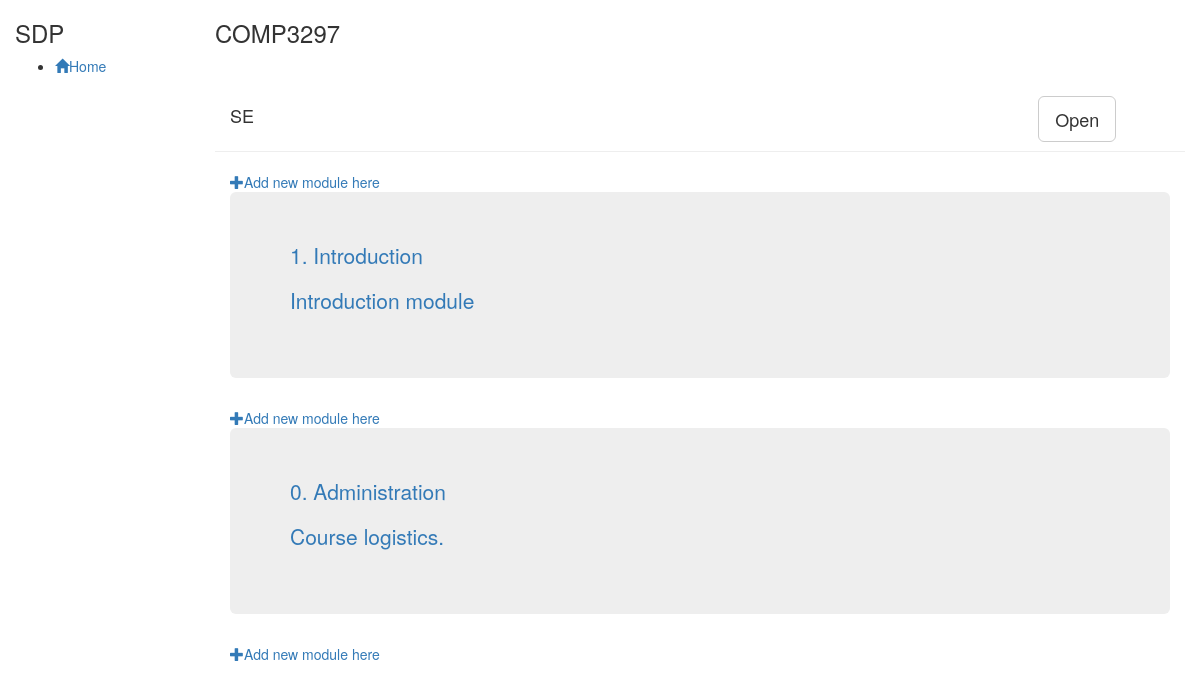
Before: /Instructor/1/1 (signed in) with the older database file.
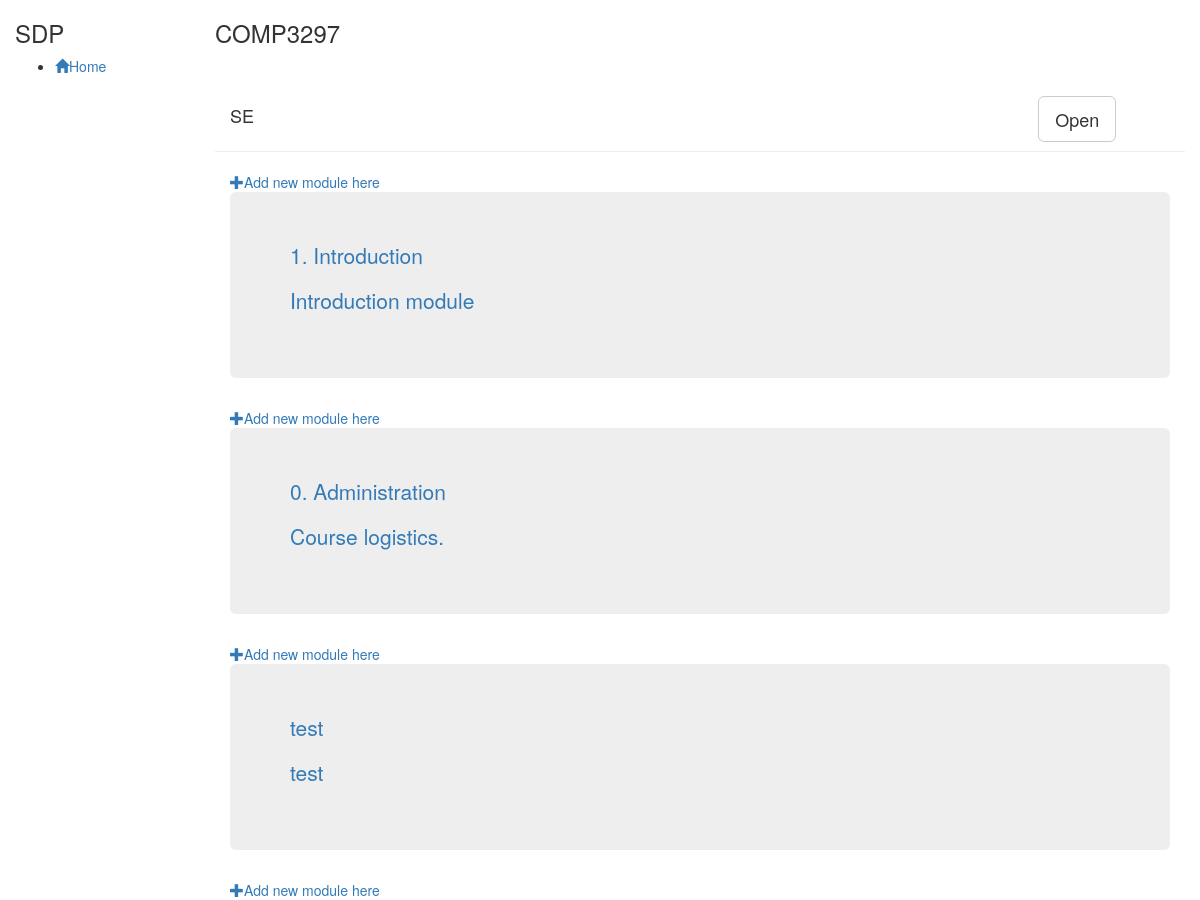
After: the same page with the newer database file.
### general/models.py (models this page shows, shortened)
class Module(models.Model):
    name = models.CharField(max_length=200)
    description = models.TextField()
    course = models.ForeignKey(Course,on_delete=models.CASCADE)
    index = models.IntegerField()

### general/views/instructor.py (the view)
@login_required
def coursePage(request,instructorID,courseID):
    if authenticate.roleCheck(request.user,"Instructor",instructorID):
        instructor=Instructor.objects.get(id=instructorID)
        if int(courseID) in list(map((lambda x:x.id),instructor.getAllCourses())):
            course = Course.objects.get(id=courseID)
            modules = course.module_set.all()
            return render(request,"general/developCourse.html",{'course':course,'modules':modules})
        else:
            print(courseID,"not in ",list(map((lambda x:x.id),instructor.getAllCourses())))
    logout(request)
    return redirect("coursePage",instructorID,courseID)

### general/models.py (called while the page is built)
    def getAllCourses(self):
        return self.course_set.all()

### general/views/authenticate.py (called while the page is built)
def roleCheck(user,role,passedID):
    if role not in list(map((lambda x:x.name),user.groups.all())):
        print(role,"not in ", user.groups.all())
        return False
    targetUser = eval(role).objects.get(_user=user)
    if int(targetUser.id)!=int(passedID):
        print("user id: ",targetUser.id, "id passed in: ",passedID)
        return False
    return True

### general/templates/general/developCourse.html (shortened to what this page needs)
<!DOCTYPE html>
<html lang="en">
  <head>
    {% load static %}
    <link rel="stylesheet" href="{% static "bootstrap/css/bootstrap.min.css" %}" media="all" type="text/css"/>
    <link rel="stylesheet/less" href="{% static "general/general.less" %}" media="all" type="text/css"/>
    <link rel="stylesheet/less" href="{% static "general/instructor.less" %}" media="all" type="text/css"/>
  </head>
  <body>
    <div class="container-fluid viewpoint-container">
      <div class="row header-row">
        <div class="col-sm-2 cbg-darken">
          <h3>SDP</h3>
        </div>
        <div class="col-sm-10">
          <h3 id="header-text">{{ course.name }}</h3>
        </div>
      </div>
      <div class="row content-row">
        <div class="col-sm-2 cbg-primary fill-height">
          <div id="sidebar-wrapper">
            <ul class="sidebar-nav">
              <li>
                <a href="#" id="home">
                  <span class="glyphicon glyphicon-home"></span>Home
                </a>
              </li>
            </ul>
          </div>
        </div>
        <div class="col-sm-10 fill-height main-column">
          <div class="container-fluid" id="main-content">
            <div class="row page-header">
              <div class="col-sm-10">
                <h4 class="course-desc">{{ course.description }}</h4>
              </div>
              <div class="col-sm-2">
                <button type="button" class="btn btn-default btn-lg btn-open" id="{{ course.id }}">Open</button>
              </div>
            </div>
            <a href="#">
              <div class="addModule" id="0">
                <span class="glyphicon glyphicon-plus"></span>Add new module here
              </div>
            </a>
            {% for module in modules %}
            <a href="#">
              <div class="module jumbotron" id="{{ module.index }}">
                <p class="module-name">{{ module.name }}</p>
                <p class="module-desc">{{ module.description }}</p>
              </div>
            </a>
            <a href="#">
              <div class="addModule" id="{{ module.index|add:1 }}">
                <span class="glyphicon glyphicon-plus"></span>Add new module here
              </div>
            </a>
            {% endfor %}
          </div>
        </div>
      </div>
    </div>
  </body>
</html>

Changed rows visible on the page:
added Module: name "test", description "test"
